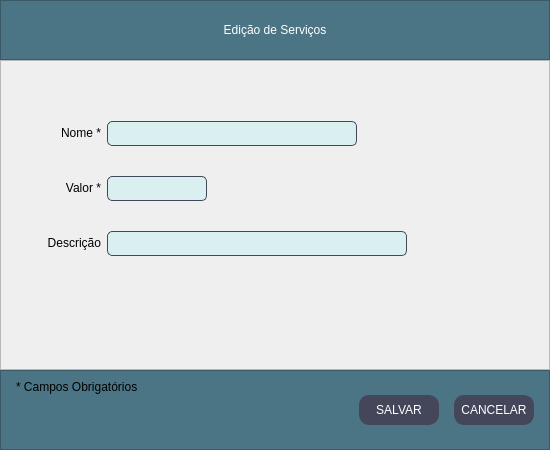
<?xml version="1.0" encoding="UTF-8"?>
<ui version="4.0">
 <class>Janela_Servico_Edicao</class>
 <widget class="QMainWindow" name="Janela_Servico_Edicao">
  <property name="windowModality">
   <enum>Qt::ApplicationModal</enum>
  </property>
  <property name="geometry">
   <rect>
    <x>0</x>
    <y>0</y>
    <width>550</width>
    <height>450</height>
   </rect>
  </property>
  <property name="minimumSize">
   <size>
    <width>550</width>
    <height>450</height>
   </size>
  </property>
  <property name="maximumSize">
   <size>
    <width>550</width>
    <height>450</height>
   </size>
  </property>
  <property name="windowTitle">
   <string>MainWindow</string>
  </property>
  <widget class="QWidget" name="centralwidget">
   <layout class="QVBoxLayout" name="verticalLayout">
    <property name="spacing">
     <number>0</number>
    </property>
    <property name="leftMargin">
     <number>0</number>
    </property>
    <property name="topMargin">
     <number>0</number>
    </property>
    <property name="rightMargin">
     <number>0</number>
    </property>
    <property name="bottomMargin">
     <number>0</number>
    </property>
    <item>
     <widget class="QFrame" name="frame">
      <property name="minimumSize">
       <size>
        <width>0</width>
        <height>60</height>
       </size>
      </property>
      <property name="maximumSize">
       <size>
        <width>16777215</width>
        <height>60</height>
       </size>
      </property>
      <property name="styleSheet">
       <string notr="true">background-color: rgb(75, 117, 132);</string>
      </property>
      <property name="frameShape">
       <enum>QFrame::StyledPanel</enum>
      </property>
      <property name="frameShadow">
       <enum>QFrame::Raised</enum>
      </property>
      <layout class="QHBoxLayout" name="horizontalLayout_2">
       <item>
        <widget class="QLabel" name="label_titulo">
         <property name="styleSheet">
          <string notr="true">font: 87 12pt &quot;Arial Black&quot;;
color: rgb(255, 255, 255);
</string>
         </property>
         <property name="text">
          <string>Edição de Serviços</string>
         </property>
         <property name="alignment">
          <set>Qt::AlignCenter</set>
         </property>
        </widget>
       </item>
      </layout>
     </widget>
    </item>
    <item>
     <widget class="QFrame" name="frame_2">
      <property name="minimumSize">
       <size>
        <width>70</width>
        <height>0</height>
       </size>
      </property>
      <property name="styleSheet">
       <string notr="true">QLineEdit, QTextEdit{
	border-radius: 5px;
	border: 0.5px solid #44475a;
	font:11pt &quot;MS Shell Dlg 2&quot;;
	padding: 1px;
	background-color: #DAEFF0;
}
QLabel{
	font: 75 11pt &quot;Arial&quot;;
}
QComboBox{
	font: 9pt &quot;MS Shell Dlg 2&quot;;
}
QDateEdit{
	font: 9pt &quot;MS Shell Dlg 2&quot;;
}
QLineEdit:focus{
	border: 1.5px solid #44475a;
}</string>
      </property>
      <property name="frameShape">
       <enum>QFrame::StyledPanel</enum>
      </property>
      <property name="frameShadow">
       <enum>QFrame::Raised</enum>
      </property>
      <layout class="QFormLayout" name="formLayout">
       <property name="verticalSpacing">
        <number>30</number>
       </property>
       <property name="leftMargin">
        <number>30</number>
       </property>
       <property name="topMargin">
        <number>60</number>
       </property>
       <item row="0" column="0">
        <widget class="QLabel" name="nome_label">
         <property name="minimumSize">
          <size>
           <width>70</width>
           <height>0</height>
          </size>
         </property>
         <property name="text">
          <string>Nome *</string>
         </property>
         <property name="alignment">
          <set>Qt::AlignRight|Qt::AlignTrailing|Qt::AlignVCenter</set>
         </property>
         <property name="textInteractionFlags">
          <set>Qt::LinksAccessibleByMouse</set>
         </property>
        </widget>
       </item>
       <item row="0" column="1">
        <widget class="QLineEdit" name="nome">
         <property name="minimumSize">
          <size>
           <width>250</width>
           <height>25</height>
          </size>
         </property>
         <property name="maximumSize">
          <size>
           <width>250</width>
           <height>25</height>
          </size>
         </property>
         <property name="clearButtonEnabled">
          <bool>true</bool>
         </property>
        </widget>
       </item>
       <item row="1" column="0">
        <widget class="QLabel" name="valor_label">
         <property name="minimumSize">
          <size>
           <width>70</width>
           <height>0</height>
          </size>
         </property>
         <property name="text">
          <string>Valor *</string>
         </property>
         <property name="alignment">
          <set>Qt::AlignRight|Qt::AlignTrailing|Qt::AlignVCenter</set>
         </property>
         <property name="textInteractionFlags">
          <set>Qt::LinksAccessibleByMouse</set>
         </property>
        </widget>
       </item>
       <item row="1" column="1">
        <widget class="QLineEdit" name="valor">
         <property name="minimumSize">
          <size>
           <width>100</width>
           <height>25</height>
          </size>
         </property>
         <property name="maximumSize">
          <size>
           <width>100</width>
           <height>25</height>
          </size>
         </property>
         <property name="clearButtonEnabled">
          <bool>true</bool>
         </property>
        </widget>
       </item>
       <item row="2" column="0">
        <widget class="QLabel" name="descricao_label">
         <property name="minimumSize">
          <size>
           <width>70</width>
           <height>0</height>
          </size>
         </property>
         <property name="text">
          <string>Descrição</string>
         </property>
         <property name="alignment">
          <set>Qt::AlignRight|Qt::AlignTrailing|Qt::AlignVCenter</set>
         </property>
         <property name="textInteractionFlags">
          <set>Qt::LinksAccessibleByMouse</set>
         </property>
        </widget>
       </item>
       <item row="2" column="1">
        <widget class="QLineEdit" name="descricao">
         <property name="minimumSize">
          <size>
           <width>300</width>
           <height>25</height>
          </size>
         </property>
         <property name="maximumSize">
          <size>
           <width>300</width>
           <height>25</height>
          </size>
         </property>
         <property name="clearButtonEnabled">
          <bool>true</bool>
         </property>
        </widget>
       </item>
      </layout>
     </widget>
    </item>
    <item>
     <widget class="QFrame" name="frame_3">
      <property name="minimumSize">
       <size>
        <width>0</width>
        <height>80</height>
       </size>
      </property>
      <property name="maximumSize">
       <size>
        <width>16777215</width>
        <height>80</height>
       </size>
      </property>
      <property name="styleSheet">
       <string notr="true">background-color: rgb(75, 117, 132);</string>
      </property>
      <property name="frameShape">
       <enum>QFrame::StyledPanel</enum>
      </property>
      <property name="frameShadow">
       <enum>QFrame::Raised</enum>
      </property>
      <layout class="QHBoxLayout" name="horizontalLayout">
       <property name="spacing">
        <number>15</number>
       </property>
       <property name="leftMargin">
        <number>15</number>
       </property>
       <property name="rightMargin">
        <number>15</number>
       </property>
       <item>
        <widget class="QLabel" name="label">
         <property name="styleSheet">
          <string notr="true">font: 75 11pt &quot;MS Shell Dlg 2&quot;;</string>
         </property>
         <property name="text">
          <string>* Campos Obrigatórios</string>
         </property>
         <property name="alignment">
          <set>Qt::AlignLeading|Qt::AlignLeft|Qt::AlignTop</set>
         </property>
        </widget>
       </item>
       <item>
        <spacer name="horizontalSpacer">
         <property name="orientation">
          <enum>Qt::Horizontal</enum>
         </property>
         <property name="sizeHint" stdset="0">
          <size>
           <width>337</width>
           <height>57</height>
          </size>
         </property>
        </spacer>
       </item>
       <item>
        <widget class="QPushButton" name="botao_salvar">
         <property name="minimumSize">
          <size>
           <width>80</width>
           <height>30</height>
          </size>
         </property>
         <property name="maximumSize">
          <size>
           <width>80</width>
           <height>30</height>
          </size>
         </property>
         <property name="styleSheet">
          <string notr="true">QPushButton{
	font: 87 8pt &quot;Arial Black&quot;;
	border: 0.5px solid #44475a;
	border-radius: 10px;
	color: rgb(255, 255, 255);
	background-color: #44475a;
}
QPushButton:hover{
	background-color: #4f5368;
}

</string>
         </property>
         <property name="text">
          <string>SALVAR</string>
         </property>
        </widget>
       </item>
       <item>
        <widget class="QPushButton" name="botao_cancelar">
         <property name="sizePolicy">
          <sizepolicy hsizetype="Fixed" vsizetype="Fixed">
           <horstretch>0</horstretch>
           <verstretch>0</verstretch>
          </sizepolicy>
         </property>
         <property name="minimumSize">
          <size>
           <width>80</width>
           <height>30</height>
          </size>
         </property>
         <property name="maximumSize">
          <size>
           <width>80</width>
           <height>30</height>
          </size>
         </property>
         <property name="styleSheet">
          <string notr="true">QPushButton{
	font: 87 8pt &quot;Arial Black&quot;;
	border: 0.5px solid #44475a;
	border-radius: 10px;
	color: rgb(255, 255, 255);
	background-color: #44475a;
}
QPushButton:hover{
	background-color: #4f5368;
}</string>
         </property>
         <property name="text">
          <string>CANCELAR</string>
         </property>
        </widget>
       </item>
      </layout>
     </widget>
    </item>
   </layout>
  </widget>
 </widget>
 <resources/>
 <connections/>
</ui>
